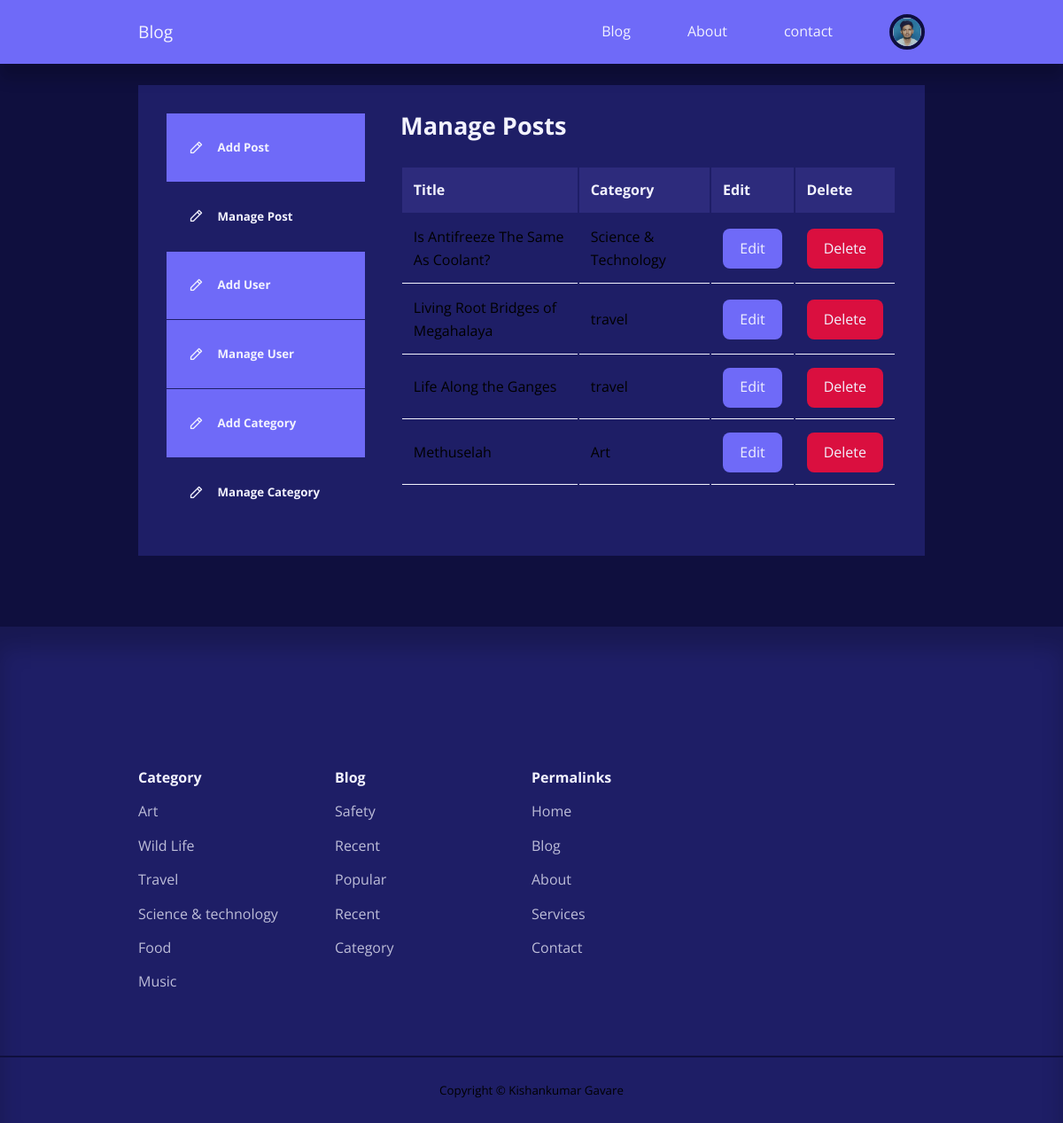
The app's page /admin/ (signed in) with its own data.
### tables this page shows
CREATE TABLE `users` (
  `id` int(11) UNSIGNED NOT NULL,
  `firstname` varchar(50) NOT NULL,
  `lastname` varchar(50) NOT NULL,
  `username` varchar(50) NOT NULL,
  `email` varchar(100) NOT NULL,
  `password` varchar(255) NOT NULL,
  `avatar` varchar(255) NOT NULL,
  `is_admin` tinyint(1) NOT NULL
);

CREATE TABLE `posts` (
  `id` int(10) UNSIGNED NOT NULL,
  `title` varchar(255) NOT NULL,
  `body` text NOT NULL,
  `thumbnail` varchar(255) NOT NULL,
  `date_time` timestamp NOT NULL DEFAULT current_timestamp(),
  `category_id` int(11) UNSIGNED DEFAULT NULL,
  `author_id` int(11) UNSIGNED NOT NULL,
  `is_featured` tinyint(1) NOT NULL
);

CREATE TABLE `categories` (
  `id` int(11) UNSIGNED NOT NULL,
  `title` varchar(50) NOT NULL,
  `description` text NOT NULL
);

### admin/partials/header.php (called while the page is built, shortened)
<?php
require '../partials/header.php';

### admin/index.php (the view, shortened to what this page needs)
<?php
include 'partials/header.php';
$current_user_id = $_SESSION['user-id'];
$query = "SELECT id,title,category_id FROM posts WHERE posts.author_id= $current_user_id ORDER BY posts.id DESC";
$posts = mysqli_query($connection, $query);
?>
<section class="dashboard">
    <div class="container dashboard__container">
        <aside>
            <ul>
                <li><a href="add-post.php"><i class="uil uil-pen"></i>
                 <h5>Add Post</h5>
                </a>
            </li>
            <li><a href="index.php" class="active"><i class="uil uil-pen"></i>
                <h5>Manage Post</h5>
               </a>
           </li>
           <?php if(isset($_SESSION['user_is_admin'])): ?>
           <li><a href="add-user.php"><i class="uil uil-pen"></i>
            <h5>Add User</h5>
           </a>
       </li>
       <li><a href="manage-user.php"><i class="uil uil-pen"></i>
        <h5>Manage User</h5>
       </a>
   </li>
   <li><a href="add-category.php"><i class="uil uil-pen"></i>
    <h5>Add Category</h5>
   </a>
</li>
<li><a href="manage-categories.php" class="active"><i class="uil uil-pen"></i>
    <h5>Manage Category</h5>
   </a>
</li>
<?php endif ?>
            </ul>
        </aside>
        <main>
        <h2>Manage Posts</h2>
        <?php if(mysqli_num_rows($posts) > 0) : ?>
        <table>
            <thead>
                <tr>
                    <th>Title</th>
                    <th>Category</th>
                    <th>Edit</th>
                    <th>Delete</th>
                </tr>
            </thead>
            <tbody>
                <?php while($post = mysqli_fetch_assoc($posts)) : ?>
                    <?php
                   $category_id= $post['category_id'];
                   $category_query ="SELECT title FROM  categories WHERE id = $category_id";
                   $category_result = mysqli_query($connection,$category_query);
                   $category= mysqli_fetch_assoc($category_result);
                    ?>
               <tr>
                <td><?= $post['title'] ?></td>
                <td><?= $category['title'] ?></td>
                <td><a href="<?= ROOT_URL ?>admin/edit-post.php?id=<?= $post['id'] ?>" class="btn sm">Edit</a></td>
                <td><a href="<?= ROOT_URL ?>admin/delete-post.php?id=<?= $post['id'] ?>" class="btn sm danger">Delete</a></td>
               </tr>
                <?php endwhile ?>
            </tbody>
        </table>
        <?php else : ?>
            <div class="alert__message error "><?= "No posts found" ?></div>
        <?php endif ?>
        </main>
    </div>
</section>
<?php
include '../partials/footer.php';
?>

### partials/header.php (shortened to what this page needs)
<?php
require 'config/database.php';
if(isset($_SESSION['user-id'])){
    $id=filter_var($_SESSION['user-id'], FILTER_SANITIZE_NUMBER_INT);
    $query = "SELECT avatar FROM users WHERE id=$id";
    $result= mysqli_query($connection, $query);
    $avatar= mysqli_fetch_assoc($result);
}
?>
<!DOCTYPE html>
<html>
    <head>
        <link rel="stylesheet" href="<?= ROOT_URL ?>css/style.css">
         <link rel="stylesheet" href="https://unicons.iconscout.com/release/v4.0.0/css/line.css">
    </head>
    <body>
        <nav>
            <div class="container nav_container">
                <a href="<?= ROOT_URL?>" class="nav_logo">Blog</a>
                <ul class="nav_items">
                    <li><a href="<?= ROOT_URL?>blog.php">Blog</a></li>
                    <li><a href="<?= ROOT_URL?>About.php">About</a></li>
                    <li><a href="<?= ROOT_URL?>contact.php">contact</a></li>
                    <?php if(isset($_SESSION['user-id'])) :?>
                        <li class="nav_profile">
                            <div class="avtar">
                                <img src="<?= ROOT_URL . 'images/' . $avatar['avatar'] ?>">
                            </div>
                        </li>
                    <?php else : ?>
                    <li><a href="<?= ROOT_URL?>signin.php">Signin</a></li>
                    <?php endif ?>
                </ul>
            </div>
        </nav>
</body>
</html>

### partials/footer.php (shortened to what this page needs)
<html>
    <head>
<footer>
    <div class="container footer_container">
        <article>
            <h4>Category</h4>
            <ul>
                <li><a href="">Art</a></li>
                <li><a href="">Wild Life</a></li>
                <li><a href="">Travel</a></li>
                <li><a href="">Science & technology</a></li>
                <li><a href="">Food</a></li>
                <li><a href="">Music</a></li>
            </ul>
        </article>
        <article>
            <h4>Blog</h4>
            <ul>
                <li><a href="">Safety</a></li>
                <li><a href="">Recent</a></li>
                <li><a href="">Popular</a></li>
                <li><a href="">Recent</a></li>
                <li><a href="">Category</a></li>
            </ul>
        </article>
        <article>
            <h4>Permalinks</h4>
            <ul>
                <li><a href="">Home</a></li>
                <li><a href="">Blog</a></li>
                <li><a href="">About</a></li>
                <li><a href="">Services</a></li>
                <li><a href="">Contact</a></li>
            </ul>
        </article>
    </div>
    <div class="footer_copyright">
        <small>Copyright &copy Kishankumar Gavare</small>
    </div>
</footer>
</body>
</html>

### css/style.css (style rules this page uses)
:root { --color-primary:#6f6af8; --color-primary-light:hsl(242,91%,69%,18%); --color-priamry-variant:#5854c7; --color-red:#da0f3f; --color-red-light:rgba(252, 75, 44, 0.15); --color-green:#00c476; --color-green-light:hsl(156,100%,38%,15%); --color-gray-900:#1e1e66; --color-gray-700:#2d2b7c; --color-gray-300:rgba(242,242,254,0,3); --color-gray-200:rgba(242,242,254,0,7); --color-white:#f2f2fe; --color-bg:#0f0f3e; --transition:all 300ms ease; --container-width-lg:74%; --container-width-md:88%; --form-width:40%; --card-border-radius-1:0.3rem; --card-border-radius-2:0.5rem; --card-border-radius-3:0.8rem; --card-border-radius-4:2rem; --card-border-radius-5:5rem; }
* { margin:0; padding:0; outline:0; border:0; appearance:0; list-style:none; text-decoration:none; box-sizing: border-box; }
body { font-family: 'Open Sans', sans-serif; line-height:1.6; color:var(--color-gray-200); overflow-x: hidden; background:var(--color-bg); font-size: 0.9erem; }
.container { width:var(--container-width-lg); max-width:1800px; margin-inline:auto; }
section { margin-top:3rem; width:100w; }
h1,h2,h3,h4,h5 { color:var(--color-white); line-height:1.3; }
h2 { font-size:1.7rem; margin:1rem 0; }
h4 { font-size: 1rem; }
a { color:var(--color-white); transition:var(--transition) }
img { display:block; width: 100%; object-fit: cover; }
nav { background: var(--color-primary); width: 100vw; height: 4.5rem; position:fixed; top:0; z-index:10; box-shadow:0 1rem 1rem rgba(0,0,0,0.2); }
.nav_container { height:100%; display:flex; align-items:center; justify-content: space-between; }
.avtar { width:2.5rem; height:2.5rem; border-radius: 50%; overflow:hidden; border:0.3rem solid var(--color-bg) }
.nav_logo { font-weight: 600%; font-size:1.2rem; }
.nav_items { display: flex; align-items: center; gap:4rem; }
.nav_profile { position:relative; cursor:pointer; }
footer { background: var(--color-gray-900); padding:5rem 0 0; box-shadow:inset 0 1.5rem 1.5rem rgba(0,0,0,0.2) }
.footer_container { display: grid; grid-template-columns: repeat(4,1fr); }
footer h4 { color:var(--color-white); margin-bottom:0.6rem; }
footer ul li { padding :0.4rem 0; }
footer ul a { opacity: 0.75; }
.footer_copyright { text-align: center; padding: 1.5rem 0; border-top: 2px solid var(--color-bg) ; margin-top: 4rem; }
.btn { display:inline-block; width:fit-content; padding: 0.6rem 1.2rem; background-color: var(--color-primary); border-radius: var(--card-border-radius-2); cursor: pointer; transition:var(--color-white); }
.btn.danger { background: var(--color-red); }
.dashboard { margin-top: 6rem; }
.dashboard__container { display:grid; grid-template-columns:14rem auto; gap:1rem; background: var(--color-gray-900); padding:2rem; margin-bottom:5rem; }
.dashboard aside a { background-color: var(--color-primary); display: flex; gap:1rem; align-items: center; padding: 1.6rem; }
.dashboard aside ul li a { border-bottom: 1px solid var(--color-gray-900); }
.dashboard aside a.active { background-color: var(--color-gray-900); }
.dashboard main { margin-left:1.5rem; }
.dashboard main h2 { margin:0 0 2rem 0; line-height:1; }
.dashboard main table { width:100%; text-align:left; }
.dashboard main table th { background: var(--color-gray-700); padding:0.8rem; color:var(--color-white); }
.dashboard main table td { padding:0.8rem; border-bottom: 0.05rem solid var(--color-white); }

### records on screen
users: avatar (picture)
posts: title "Is Antifreeze The Same As Coolant?", category.title "Science & Technology"
posts: title "Living Root Bridges of Megahalaya", category.title "travel"
posts: title "Life Along the Ganges", category.title "travel"
posts: title "Methuselah", category.title "Art"
